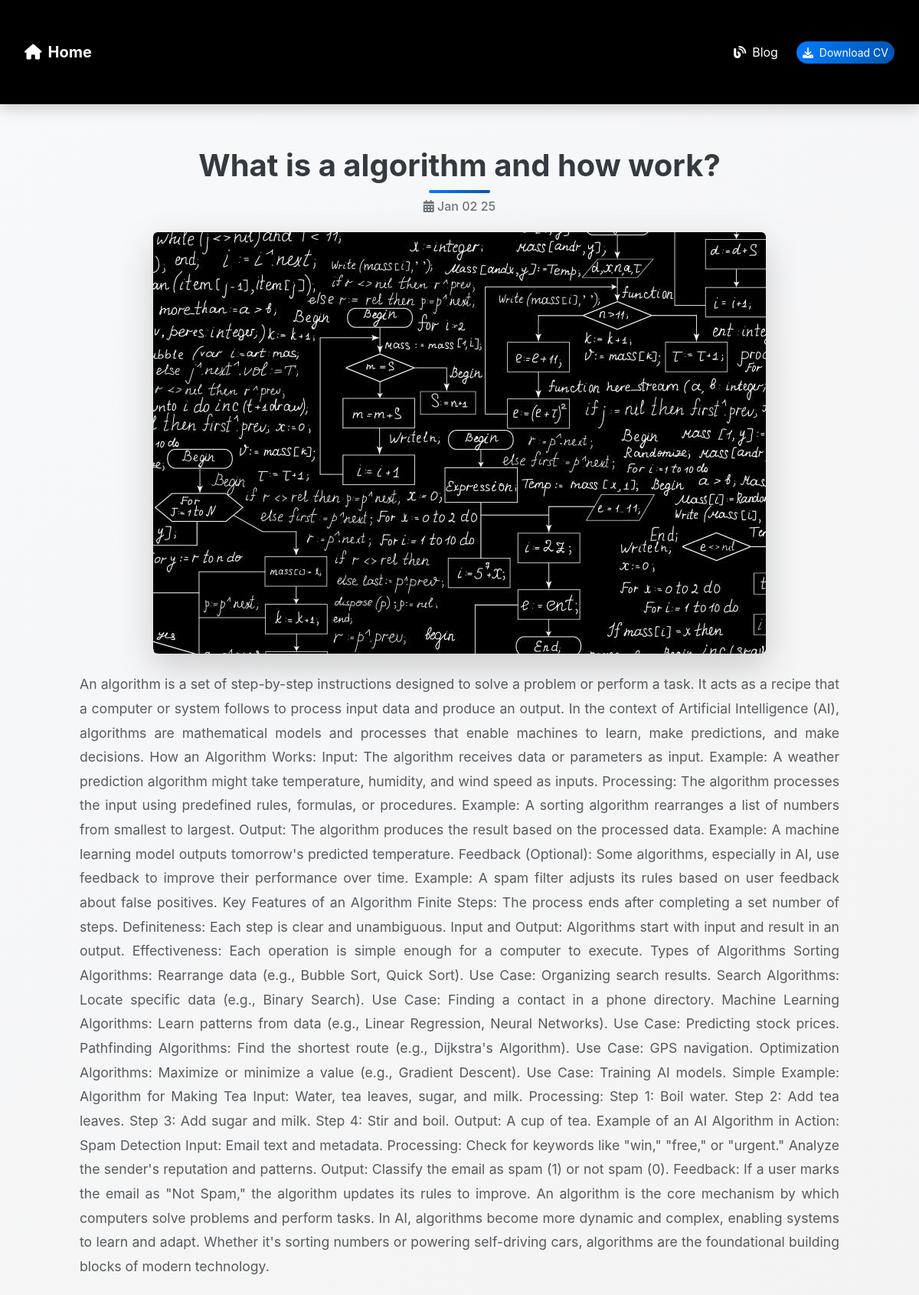
The app's page /blog/4 with its own data.
### webportfolio/apps/blog/models.py (models this page shows)
class Post(models.Model):
    title = models.CharField(max_length=100)
    description = models.TextField()
    image = models.ImageField(upload_to='blog/images/')
    date = models.DateField(datetime.date.today)

### webportfolio/apps/blog/views.py (the view)
# urls.py: path('<int:post_id>', post_detail, name='post_detail'),
def post_detail(request, post_id):
    post = get_object_or_404(Post, pk=post_id)
    return render(request,'detail.html',{'post':post})

### webportfolio/apps/blog/templates/detail.html
{% extends 'layout.html' %}
{% block content %}
<div class="container">
<div class="text-center mb-4">
<h2 class="post-title">{{post.title}}</h2>
    <h3 class="post-date">
        <i class="fas fa-calendar-alt"></i> {{post.date|date:'M d y'}}</h3>
</div>
    <div class="post-image text-center mb-4">
    <img src="{{post.image.url}}" alt="{{post.title}}" class="img-fluid rounded shadow-lg">
    </div>
<div class="post-description text-justify px-md-5">
    <p class="text-muted">{{ post.description}}</p>
</div>
</div>
{% endblock %}

### webportfolio/apps/portfolio/static/main.css (style rules this page uses)
body { background: linear-gradient(135deg, #f8f9fb, #f3f3f3); color: #ffffff; font-family: 'Inter', sans-serif; }
.container { max-width: 1200px; margin: 0 auto; padding: 2rem; }
.post-title { font-size: 2.5rem; font-weight: 700; color: #343a40; margin-bottom: 0.5rem; position: relative; }
.post-title::after { content: ''; display: block; width: 80px; height: 4px; background: linear-gradient(to right, #007bff, #0056b3); margin: 0.5rem auto 0; border-radius: 2px; }
.post-date { font-size: 1rem; color: #6c757d; margin-bottom: 1rem; }
.post-image img { border-radius: 10px; box-shadow: 0 4px 10px rgba(0, 0, 0, 0.1); transition: transform 0.3s ease; }
.post-description { font-size: 1.1rem; line-height: 1.8; color: #495057; text-align: justify; }

### records on screen
Post: title "What is a algorithm and how work?", date "Jan 02 25", image (picture), description "An algorithm is a set of step-by-step instructions designed to solve a problem or perform a task. It acts as a recipe that a computer or system follows to process input data and produce an output. In the context of Artificial Intelligence (AI), algorithms are mathematical models and processes that enable machines to learn, make predictions, and make decisions. How an Algorithm Works: Input: The algorithm receives data or parameters as input. Example: A weather prediction algorithm might take temperature, humidity, and wind speed as inputs. Processing: The algorithm processes the input using predefined rules, formulas, or procedures. Example: A sorting algorithm rearranges a list of numbers…"
